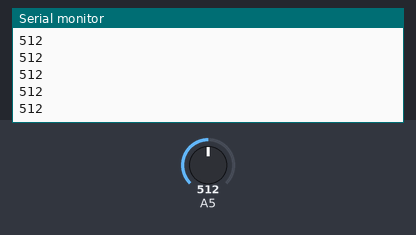
The sketch below on a simulated Arduino Uno, built with avr-gcc and run on an emulated ATmega328P. Shown: the last lines printed to the serial monitor. The test bench sets the inputs (shaded band); at power-on: A5 = 512.

Above: at 1.2 s.
1.3 s: A5 set to 716
At 1.56 s:
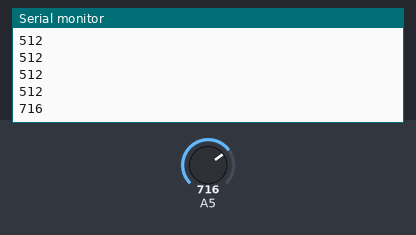
2.8 s: A5 set to 900
At 2.96 s:
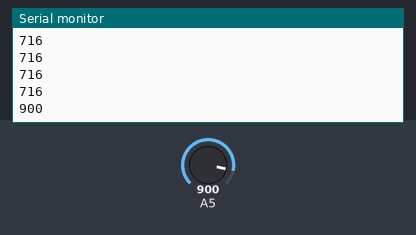
Timing chart, 0 to 5.8 s (numbered marks = the images above; inputs shaded):
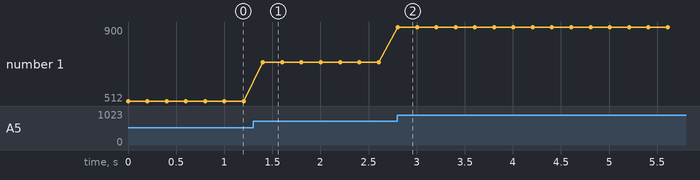

Measured:
- after the input at 1.3 s, the serial monitor: prints a new line after 0.10 s (image 1)
- after the input at 2.8 s, the serial monitor: prints a new line at once (image 2)
- plotted number 1: 512 → 716 after the input at 1.3 s, 716 → 900 after the input at 2.8 s

The sketch:

teste_tractian.ino
```cpp
// A conversão ADC é de muita importância no mundo digital.
//A primeira etapa do código é estabelecer a conexão entre a placa arduino e o Monitor Série da própria ferramenta do Arduino.
// A Segunda etapa é ler a tensão analágico vindo do potenciômetro fazer a conversão ADC e mostrar o resultado no monitor série.
// O conversor analógico digital do Arduino é de 10bit de resolução e os valores lidos para este caso vai de 0 a 1023

int valorLido = 0;

void setup() {
Serial.begin(9600);//Velocidade de transmissão dos dados entre a serial.
}

void loop() {
valorLido = analogRead(A5);//Ler valor no pino A5
Serial.println(valorLido);//Enviar sinal para o monitor série
delay(200);//Esperar 200ms
}
```
